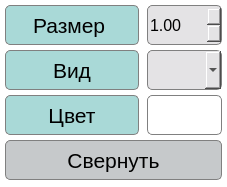
<?xml version="1.0" encoding="UTF-8"?>
<ui version="4.0">
 <class>Vertex</class>
 <widget class="QDialog" name="Vertex">
  <property name="geometry">
   <rect>
    <x>0</x>
    <y>0</y>
    <width>227</width>
    <height>187</height>
   </rect>
  </property>
  <property name="minimumSize">
   <size>
    <width>227</width>
    <height>187</height>
   </size>
  </property>
  <property name="maximumSize">
   <size>
    <width>227</width>
    <height>187</height>
   </size>
  </property>
  <property name="windowTitle">
   <string/>
  </property>
  <property name="styleSheet">
   <string notr="true">  background-color: white;</string>
  </property>
  <widget class="QComboBox" name="type_vertex">
   <property name="geometry">
    <rect>
     <x>147</x>
     <y>50</y>
     <width>75</width>
     <height>40</height>
    </rect>
   </property>
   <property name="font">
    <font>
     <pointsize>-1</pointsize>
    </font>
   </property>
   <property name="styleSheet">
    <string notr="true">QComboBox {
border: 1px solid gray;
border-radius: 5px;
background: rgb(228, 227, 229);
font-size: 16px;
color: black;
}

</string>
   </property>
   <item>
    <property name="text">
     <string/>
    </property>
   </item>
   <item>
    <property name="text">
     <string>●</string>
    </property>
   </item>
   <item>
    <property name="text">
     <string>◆</string>
    </property>
   </item>
  </widget>
  <widget class="QLabel" name="label">
   <property name="geometry">
    <rect>
     <x>5</x>
     <y>5</y>
     <width>134</width>
     <height>40</height>
    </rect>
   </property>
   <property name="font">
    <font>
     <pointsize>16</pointsize>
    </font>
   </property>
   <property name="styleSheet">
    <string notr="true"> background-color: rgb(169, 217, 215);
  border: 1px solid gray;
border-radius: 5px;
color: black;</string>
   </property>
   <property name="text">
    <string>Размер </string>
   </property>
   <property name="alignment">
    <set>Qt::AlignCenter</set>
   </property>
  </widget>
  <widget class="QLabel" name="label_2">
   <property name="geometry">
    <rect>
     <x>5</x>
     <y>50</y>
     <width>134</width>
     <height>40</height>
    </rect>
   </property>
   <property name="font">
    <font>
     <pointsize>16</pointsize>
    </font>
   </property>
   <property name="styleSheet">
    <string notr="true"> background-color: rgb(169, 217, 215);
  border: 1px solid gray;
border-radius: 5px;
color: black;</string>
   </property>
   <property name="text">
    <string>Вид</string>
   </property>
   <property name="alignment">
    <set>Qt::AlignCenter</set>
   </property>
  </widget>
  <widget class="QPushButton" name="apply_vertex">
   <property name="geometry">
    <rect>
     <x>5</x>
     <y>140</y>
     <width>217</width>
     <height>40</height>
    </rect>
   </property>
   <property name="font">
    <font>
     <pointsize>16</pointsize>
    </font>
   </property>
   <property name="styleSheet">
    <string notr="true">QPushButton {
  background-color: rgb(198, 201, 203);
  border: 1px solid gray;
  border-radius: 5px;
color: black;
}

QPushButton:pressed {
    background-color: rgb(228, 226, 229);
}</string>
   </property>
   <property name="text">
    <string>Свернуть</string>
   </property>
  </widget>
  <widget class="QDoubleSpinBox" name="thickness_vertex">
   <property name="geometry">
    <rect>
     <x>147</x>
     <y>5</y>
     <width>75</width>
     <height>40</height>
    </rect>
   </property>
   <property name="styleSheet">
    <string notr="true">QDoubleSpinBox{
border: 1px solid gray;
border-radius: 5px;
background: rgb(228, 227, 229);
font-size: 16px;
color: black;
}

</string>
   </property>
   <property name="minimum">
    <double>0.010000000000000</double>
   </property>
   <property name="maximum">
    <double>20.000000000000000</double>
   </property>
   <property name="singleStep">
    <double>0.250000000000000</double>
   </property>
   <property name="value">
    <double>1.000000000000000</double>
   </property>
  </widget>
  <widget class="QPushButton" name="color_vertex">
   <property name="geometry">
    <rect>
     <x>147</x>
     <y>95</y>
     <width>75</width>
     <height>40</height>
    </rect>
   </property>
   <property name="styleSheet">
    <string notr="true">border: 1px solid gray;
border-radius: 5px;</string>
   </property>
   <property name="text">
    <string/>
   </property>
  </widget>
  <widget class="QLabel" name="label_3">
   <property name="geometry">
    <rect>
     <x>5</x>
     <y>95</y>
     <width>134</width>
     <height>40</height>
    </rect>
   </property>
   <property name="font">
    <font>
     <pointsize>16</pointsize>
    </font>
   </property>
   <property name="styleSheet">
    <string notr="true"> background-color: rgb(169, 217, 215);
  border: 1px solid gray;
border-radius: 5px;
color: black;</string>
   </property>
   <property name="text">
    <string>Цвет</string>
   </property>
   <property name="alignment">
    <set>Qt::AlignCenter</set>
   </property>
  </widget>
 </widget>
 <resources/>
 <connections/>
</ui>
